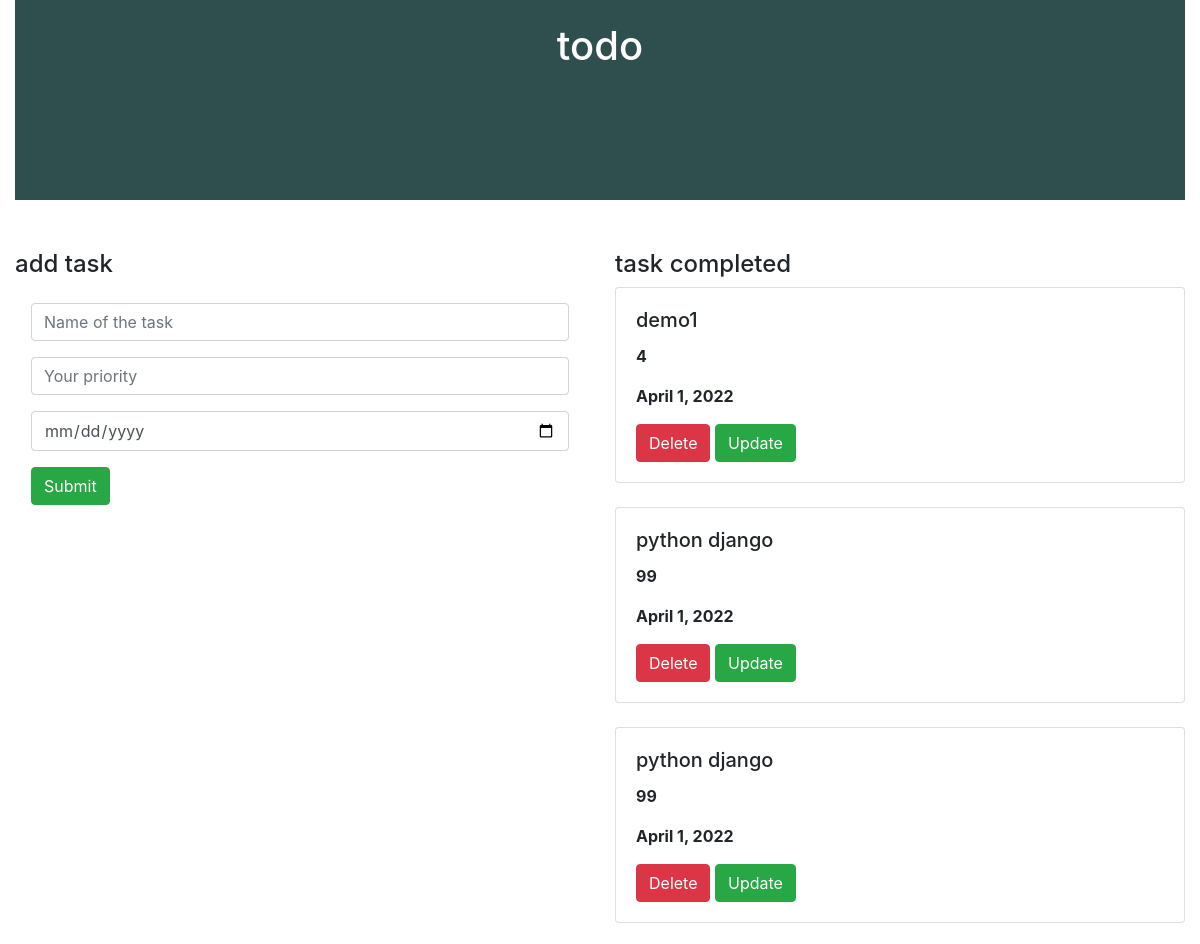
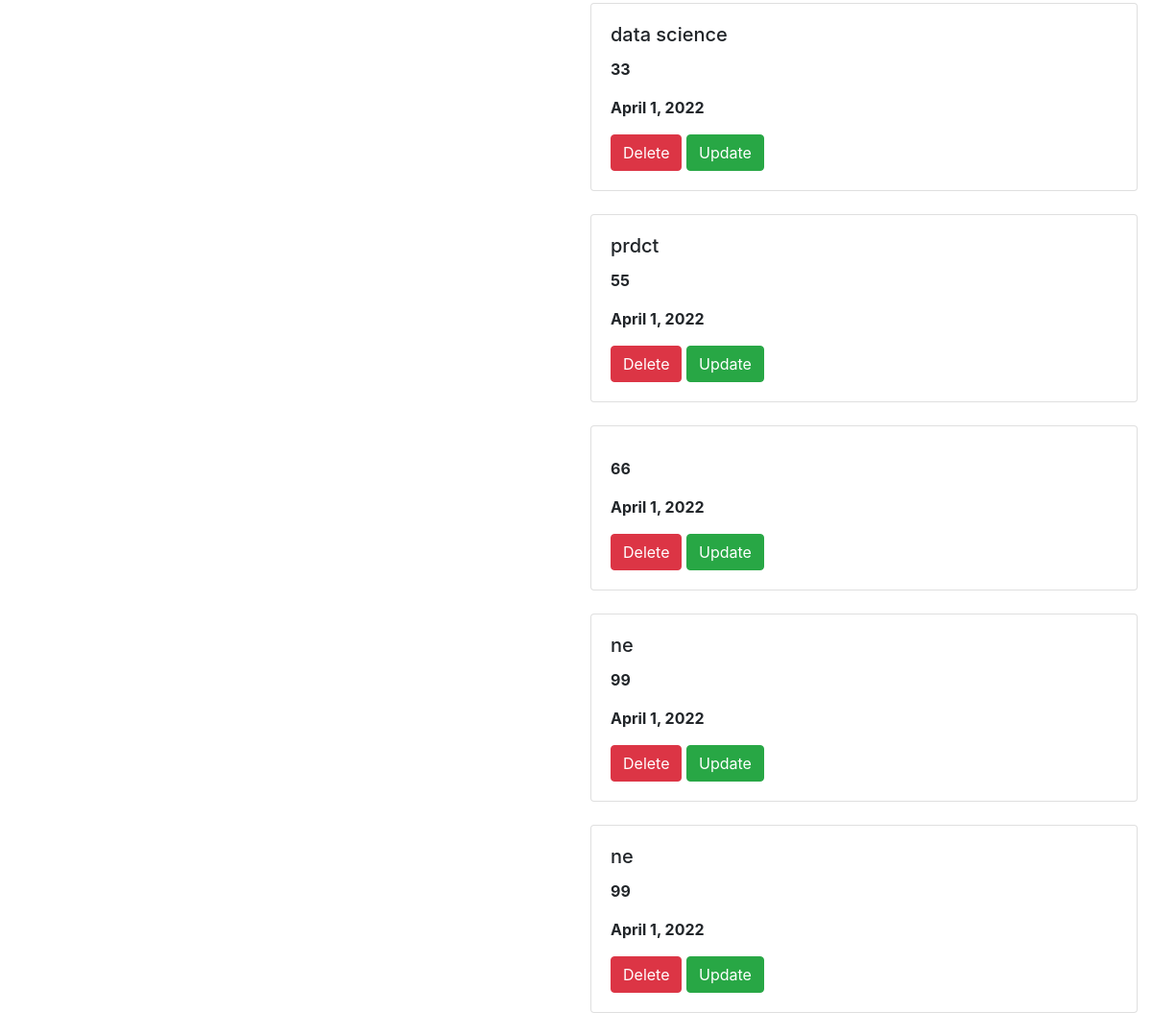
The page / on the database its author committed (2 pictures, top to bottom).
### todo_app/models.py (models this page shows, shortened)
class Task(models.Model):
    name=models.CharField(max_length=100)
    priority=models.IntegerField()
    date=models.DateField(default=datetime.date.today)

### todo_app/views.py (the view)
# urls.py: path('',views.task_view,name='task_view'),
def task_view(request):
    obj1=Task.objects.all()
    if request.method =='POST':
        name = request.POST.get('name')
        priority = request.POST.get('priority')
        date=request.POST.get('date')
        obj=Task(name=name,priority=priority,date=date)
        obj.save()
    return render(request,'task_view.html',{'obj1':obj1})

### templates/task_view.html (shortened to what this page needs)
{% extends 'base.html' %}
{% block content %}
<div class="container-fluid">
    <div class="row">
        <div class="col-md-12">
            <div class="banner">
                <div class="banner-text">
                    <h1>todo</h1>
                </div>
            </div>
        </div>
    </div>
<div class="row">
    <div class="col-md-6">
        <h4>add task</h4>
         <form method="post" class="p-3 shadow">
     <div class="mb-3">
    <input type="text" name="name" class="form-control" placeholder="Name of the task">
     </div>
     <div class="mb-3">
    <input type="text" name="priority" class="form-control" placeholder="Your priority">
     </div>
                  <div class="mb-3">
    <input type="date" name="date" class="form-control" placeholder="Your date">
     </div>
    <input type="submit" class="btn btn-success">
</form>
    </div>
    <div class="col-md-6">
        <h4>task completed</h4>
        {% for i in obj1 %}
        <div class="shadow card">
        <div class="card-body">
            <h5 class="card-title">{{i.name}}</h5>
            <p><b>{{i.priority}}</b></p>
            <p><b>{{i.date}}</b></p>
            <a class="btn btn-danger" href="{% url 'delete' i.id %}">Delete</a>
            <a class="btn btn-success" href="{% url 'update' i.id %}">Update</a>
        </div>
        </div>
        <br>
        {% endfor %}
    </div>
</div>
</div>
{% endblock %}

### templates/base.html (shortened to what this page needs)
{% load static %}
<html lang="en">
<head>
    <link rel="stylesheet" href="https://cdn.jsdelivr.net/npm/bootstrap@4.0.0/dist/css/bootstrap.min.css">
    <link rel="stylesheet" href="{% static 'style.css' %}">
</head>
<body>
{% block content %}
{% endblock %}
</body>
</html>

### static/style.css (style rules this page uses)
.banner { background-color:darkslategrey; width:100%; height:200px; margin-bottom:50px; }
.banner-text { top:20%; left:50%; position:absolute; transform:translate(-50%,-50%); color:white; }

### rows shown on the page
Task: name "demo1", priority "4", date "April 1, 2022"
Task: name "python django", priority "99", date "April 1, 2022"
Task: name "python django", priority "99", date "April 1, 2022"
Task: name "data science", priority "33", date "April 1, 2022"
Task: name "prdct", priority "55", date "April 1, 2022"
Task: priority "66", date "April 1, 2022"
Task: name "ne", priority "99", date "April 1, 2022"
Task: name "ne", priority "99", date "April 1, 2022"
